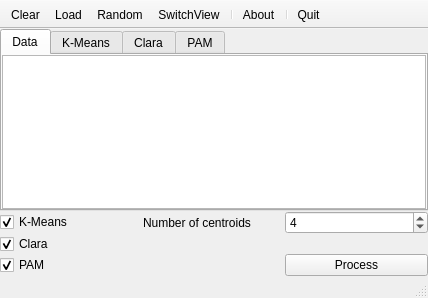
<?xml version="1.0" encoding="UTF-8"?>
<ui version="4.0">
 <class>MainWindow</class>
 <widget class="QMainWindow" name="MainWindow">
  <property name="geometry">
   <rect>
    <x>0</x>
    <y>0</y>
    <width>428</width>
    <height>298</height>
   </rect>
  </property>
  <property name="windowTitle">
   <string>DataMining - KMeans/Clara/PAM</string>
  </property>
  <widget class="QWidget" name="centralwidget">
   <layout class="QGridLayout">
    <property name="margin">
     <number>0</number>
    </property>
    <property name="spacing">
     <number>0</number>
    </property>
    <item row="0" column="0" colspan="3">
     <widget class="QTabWidget" name="dataTab">
      <property name="currentIndex">
       <number>0</number>
      </property>
      <widget class="QWidget" name="tab">
       <attribute name="title">
        <string>Data</string>
       </attribute>
       <layout class="QVBoxLayout">
        <property name="spacing">
         <number>0</number>
        </property>
        <property name="margin">
         <number>0</number>
        </property>
        <item>
         <widget class="QTableWidget" name="tableWidget"/>
        </item>
       </layout>
      </widget>
      <widget class="QWidget" name="kmeansTab">
       <attribute name="title">
        <string>K-Means</string>
       </attribute>
       <layout class="QVBoxLayout">
        <property name="spacing">
         <number>0</number>
        </property>
        <property name="margin">
         <number>0</number>
        </property>
        <item>
         <widget class="QwtPlot" name="kmeansPlot" native="true"/>
        </item>
       </layout>
      </widget>
      <widget class="QWidget" name="claraTab">
       <attribute name="title">
        <string>Clara</string>
       </attribute>
       <layout class="QVBoxLayout">
        <property name="spacing">
         <number>0</number>
        </property>
        <property name="margin">
         <number>0</number>
        </property>
        <item>
         <widget class="QwtPlot" name="claraPlot" native="true"/>
        </item>
       </layout>
      </widget>
      <widget class="QWidget" name="pamTab">
       <attribute name="title">
        <string>PAM</string>
       </attribute>
       <layout class="QVBoxLayout">
        <property name="spacing">
         <number>0</number>
        </property>
        <property name="margin">
         <number>0</number>
        </property>
        <item>
         <widget class="QwtPlot" name="pamPlot" native="true"/>
        </item>
       </layout>
      </widget>
     </widget>
    </item>
    <item row="1" column="0">
     <widget class="QCheckBox" name="kmeansCheckBox">
      <property name="text">
       <string>K-Means</string>
      </property>
      <property name="checked">
       <bool>true</bool>
      </property>
     </widget>
    </item>
    <item row="1" column="1">
     <widget class="QLabel" name="label">
      <property name="text">
       <string>Number of centroids</string>
      </property>
     </widget>
    </item>
    <item row="1" column="2">
     <widget class="QSpinBox" name="centroidsNumber">
      <property name="minimum">
       <number>1</number>
      </property>
      <property name="maximum">
       <number>11</number>
      </property>
      <property name="singleStep">
       <number>1</number>
      </property>
      <property name="value">
       <number>4</number>
      </property>
     </widget>
    </item>
    <item row="2" column="0">
     <widget class="QCheckBox" name="claraCheckBox">
      <property name="text">
       <string>Clara</string>
      </property>
      <property name="checked">
       <bool>true</bool>
      </property>
     </widget>
    </item>
    <item row="3" column="0">
     <widget class="QCheckBox" name="pamCheckBox">
      <property name="text">
       <string>PAM</string>
      </property>
      <property name="checked">
       <bool>true</bool>
      </property>
     </widget>
    </item>
    <item row="3" column="2">
     <widget class="QPushButton" name="pushButton">
      <property name="text">
       <string>Process</string>
      </property>
     </widget>
    </item>
   </layout>
  </widget>
  <widget class="QMenuBar" name="menubar">
   <property name="geometry">
    <rect>
     <x>0</x>
     <y>0</y>
     <width>428</width>
     <height>24</height>
    </rect>
   </property>
  </widget>
  <widget class="QStatusBar" name="statusbar"/>
  <widget class="QToolBar" name="toolBar">
   <property name="windowTitle">
    <string>toolBar</string>
   </property>
   <property name="movable">
    <bool>false</bool>
   </property>
   <attribute name="toolBarArea">
    <enum>TopToolBarArea</enum>
   </attribute>
   <attribute name="toolBarBreak">
    <bool>false</bool>
   </attribute>
   <addaction name="actionClearDataSet"/>
   <addaction name="actionLoad"/>
   <addaction name="actionRandom2D"/>
   <addaction name="actionSwitchView"/>
   <addaction name="separator"/>
   <addaction name="actionAbout"/>
   <addaction name="separator"/>
   <addaction name="actionQuit"/>
  </widget>
  <action name="actionLoad">
   <property name="text">
    <string>Load</string>
   </property>
   <property name="shortcut">
    <string>F3</string>
   </property>
  </action>
  <action name="actionRandom2D">
   <property name="text">
    <string>&amp;Random</string>
   </property>
  </action>
  <action name="actionRandom3D">
   <property name="text">
    <string>Random &amp;3D</string>
   </property>
  </action>
  <action name="actionQuit">
   <property name="text">
    <string>Quit</string>
   </property>
  </action>
  <action name="actionProcess">
   <property name="text">
    <string>Process</string>
   </property>
  </action>
  <action name="actionClearDataSet">
   <property name="text">
    <string>Clear</string>
   </property>
   <property name="shortcut">
    <string>Ctrl+N</string>
   </property>
  </action>
  <action name="actionSwitchView">
   <property name="text">
    <string>SwitchView</string>
   </property>
   <property name="shortcut">
    <string>F12</string>
   </property>
  </action>
  <action name="actionAbout">
   <property name="text">
    <string>About</string>
   </property>
  </action>
 </widget>
 <customwidgets>
  <customwidget>
   <class>QwtPlot</class>
   <extends>QWidget</extends>
   <header location="global">qwt_plot.h</header>
   <container>1</container>
  </customwidget>
 </customwidgets>
 <resources/>
 <connections/>
</ui>
